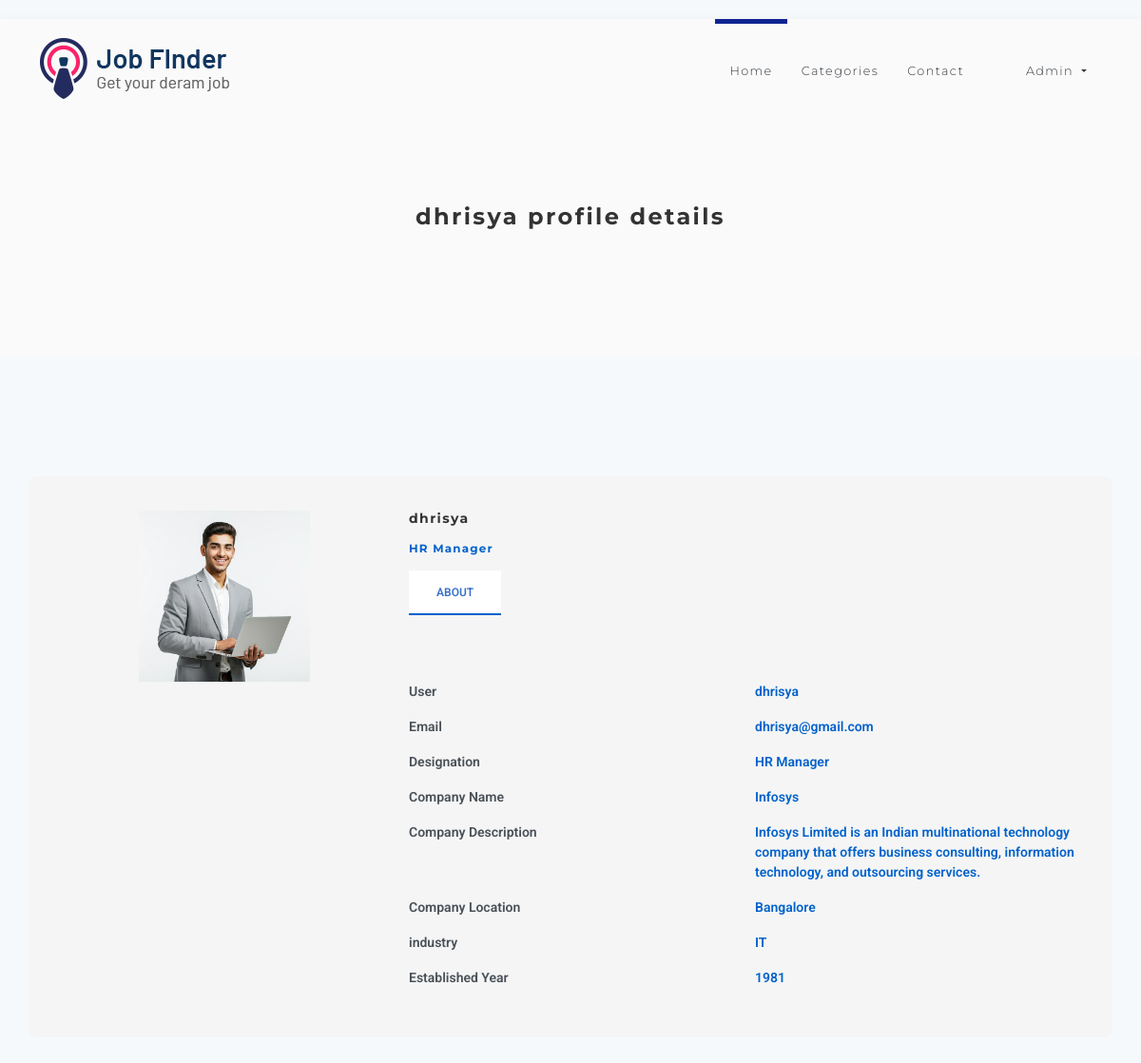
Screenshot of /admin-recruiter-profile-view/2/ (signed in) with the database file from the repository.
### jobs/models.py (models this page shows, shortened)
class RecruiterUpdateProfile(models.Model):
    user = models.OneToOneField(User, on_delete=models.CASCADE)
    is_active = models.BooleanField(default=True)
    designation = models.CharField(max_length=50, blank=True, null=True)
    company_name = models.CharField(max_length=100)
    company_description = models.TextField(blank=True, null=True)
    company_location = models.CharField(max_length=100, blank=True, null=True)
    industry = models.CharField(max_length=50, blank=True, null=True)
    established_year = models.PositiveIntegerField(blank=True, null=True)
    profile_picture = models.ImageField(
        upload_to='recruiter_profile_pictures/',
        blank=True, null=True, default='recruiter_profile_pictures/default.jpg'
    )

### accounts/models.py (models this page shows)
class User(AbstractUser):
    username = models.CharField(max_length=30, unique=True)
    role = models.CharField(max_length=12, error_messages={
        'required': "Role must be provided"
    })
    fullname = models.CharField(max_length=255)
    gender = models.CharField(max_length=10, blank=True, null=True, default="")
    email = models.EmailField(unique=True, blank=False,
                              error_messages={
                                  'unique': "A user with that email already exists.",
                                })
    username = models.CharField(max_length=30, unique=True, blank=False,
                                error_messages={
                                    'unique': "A user with that username already exists.",
                                })
    USERNAME_FIELD = 'username'
    REQUIRED_FIELDS = ['email']
    objects = UserManager()

### adminapp/views.py (the view)
# urls.py: path('admin-recruiter-profile-view/<int:user_id>/', admin_recruiter_profile_view, name='admin-recruiter-profile-view'),
@user_passes_test(is_admin, login_url=reverse_lazy('accounts:login'))
def admin_recruiter_profile_view(request, user_id ):
    recruiter_profile = get_object_or_404(RecruiterUpdateProfile, user_id=user_id)
    return render(request, 'admin/recruiter_profile_details.html', {'recruiter_profile': recruiter_profile})

### adminapp/views.py (called while the page is built)
def is_admin(user):
    return user.is_authenticated and user.is_staff

### templates/admin/recruiter_profile_details.html (shortened to what this page needs)
{% extends 'base.html' %}
{% load static %}
{% block styles %}
    <link rel="stylesheet" href="{% static 'vendor/bootstrap-select/css/bootstrap-select.min.css' %}">
{% endblock %}
{% block content %}
    <section class="bg-light-gray">
        <div class="container">
            <div class="row">
                <div class="col-lg-8 mx-auto">
                    <h1 class="heading">{{ recruiter_profile.user.username }} profile details</h1>
                </div>
            </div>
        </div>
    </section>
    <section>
        <div class="container emp-profile">
            <form method="post" enctype="multipart/form-data">
                <div class="row">
                    <div class="col-md-4">
                        <div class="profile-img">
                            <div class="profile-img" id="profile-img-container">
                                {% if recruiter_profile.profile_picture %}
                                    <img id="profile-img" src="{{ recruiter_profile.profile_picture.url }}" alt="" style="width: 180px; height: 180px;"/>
                                {% else %}
                                    <img id="profile-img" src="/media/recruiter_profile_pictures/default.jpg" alt="" style="width: 150px; height: 150px;"/>
                                {% endif %}
                            </div>
                        </div>
                    </div>
                    <div class="col-md-6">
                        <div class="profile-head">
                                    <h5>
                                        {{recruiter_profile.user}}
                                    </h5>
                                    <h6>
                                        {{recruiter_profile.designation}}
                                    </h6>
                            <ul class="nav nav-tabs" id="myTab" role="tablist">
                                <li class="nav-item">
                                    <a class="nav-link active" id="home-tab" data-toggle="tab" href="#home" role="tab" aria-controls="home" aria-selected="true">About</a>
                                </li>
                            </ul>
                        </div>
                    </div>
                </div>
                <div class="row">
                    <div class="col-md-4">
                    </div>
                    <div class="col-md-8">
                        <div class="tab-content profile-tab" id="myTabContent">
                            <div class="tab-pane fade show active" id="home" role="tabpanel" aria-labelledby="home-tab">
                                        <div class="row">
                                            <div class="col-md-6">
                                                <label>User</label>
                                            </div>
                                            <div class="col-md-6">
                                                <p>{{recruiter_profile.user.username}}</p>
                                            </div>
                                        </div>
                                        <div class="row">
                                            <div class="col-md-6">
                                                <label>Email</label>
                                            </div>
                                            <div class="col-md-6">
                                                <p>{{recruiter_profile.user.email}}</p>
                                            </div>
                                        </div>
                                        <div class="row">
                                            <div class="col-md-6">
                                                <label>Designation</label>
                                            </div>
                                            <div class="col-md-6">
                                                <p>{{recruiter_profile.designation}}</p>
                                            </div>
                                        </div>
                                        <div class="row">
                                            <div class="col-md-6">
                                                <label>Company Name</label>
                                            </div>
                                            <div class="col-md-6">
                                                <p>{{recruiter_profile.company_name}}</p>
                                            </div>
                                        </div>
                                        <div class="row">
                                            <div class="col-md-6">
                                                <label>Company Description</label>
                                            </div>
                                            <div class="col-md-6">
                                                <p>{{recruiter_profile.company_description}}</p>
                                            </div>
                                        </div>
                                        <div class="row">
                                            <div class="col-md-6">
                                                <label>Company Location</label>
                                            </div>
                                            <div class="col-md-6">
                                                <p>{{recruiter_profile.company_location}}</p>
                                            </div>
                                        </div>
                                        <div class="row">
                                            <div class="col-md-6">
                                                <label>industry</label>
                                            </div>
                                            <div class="col-md-6">
                                                <p>{{recruiter_profile.industry}}</p>
                                            </div>
                                        </div>
                                        <div class="row">
                                            <div class="col-md-6">
                                                <label>Established Year</label>
                                            </div>
                                            <div class="col-md-6">
                                                <p>{{recruiter_profile.established_year}}</p>
                                            </div>
                                        </div>
                            </div>
                        </div>
                    </div>
                </div>
            </form>
        </div>
    </section>
{% endblock %}

### static/css/style.default.css (style rules this page uses)
html { height: 100% }
body { height: 100% }
section { position: relative; padding-top: 90px; padding-bottom: 90px }
.heading { text-align: center; margin-bottom: 40px }
.heading:after { content: " "; display: block; width: 100px; height: 2px; margin: 20px auto 20px; }
a, button { -webkit-transition: all .2s ease-out; transition: all .2s ease-out }
.bg-light-gray { background: #fafafa }
body { font-family: "Roboto", Helvetica, Arial, sans-serif; font-size: .875rem; font-weight: 400; line-height: 1.5; color: #555; background-color: #fff }
a { color: #ff7473; text-decoration: none }
h1, h2, h3, h4, h5, h6, .h1, .h2, .h3, .h4, .box-simple h3, .box-image .name h3, .box-image-text .top .name h3, .box-image-text .top .name h4, .h5, .h6 { margin-bottom: 1rem; font-family: "Montserrat", Helvetica, Arial, sans-serif; font-weight: 700; line-height: 1.2; color: #555; letter-spacing: 0.1em }
h1, .h1 { font-size: 2.275rem }
h5, .h5 { font-size: .875rem }
h6, .h6 { font-size: .74375rem }

### static/css/custom.css (style rules this page uses)
.emp-profile { padding: 3%; margin-top: 3%; margin-bottom: 3%; border-radius: 0.5rem; background:whitesmoke; }
.profile-img { text-align: center; }
.profile-img img { width: 70%; height: 100%; }
.profile-head h5 { color: #333; }
.profile-head h6 { color: #0062cc; }
.profile-head .nav-tabs { margin-bottom:5%; }
.profile-head .nav-tabs .nav-link { font-weight:600; border: none; }
.profile-head .nav-tabs .nav-link.active { border: none; border-bottom:2px solid #0062cc; }
.profile-tab label { font-weight: 600; }
.profile-tab p { font-weight: 600; color: #0062cc; }
body { margin-top:20px; background:#f6f9fc; }
a { text-decoration: none; color: inherit; }
.heading { font-size: 24px; font-weight: bold; color: #333; margin-bottom: 10px; }
label { font-weight: bold; margin-bottom: 8px; color: #495057; }

### rows the page displays
RecruiterUpdateProfile: user.username "dhrisya", profile_picture (picture), user "dhrisya", designation "HR Manager", user.email "dhrisya@gmail.com", company_name "Infosys", company_description "Infosys Limited is an Indian multinational technology company that offers business consulting, information technology, and outsourcing services.", company_location "Bangalore", industry "IT", established_year "1981"
